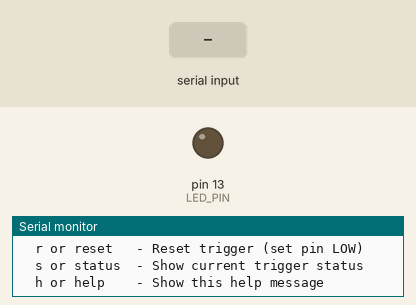
Recording of a sketch running on a simulated Arduino Uno, built with avr-gcc and run on an emulated ATmega328P. On the bench: output pins drawn as LEDs (lit = HIGH), the last lines printed to the serial monitor. The test bench sets the inputs (shaded band). Pins used as bus, display or sensor lines are not drawn.

Above: at 1.2 s.
1.3 s: "t\n" received over Serial
At 2.2 s:
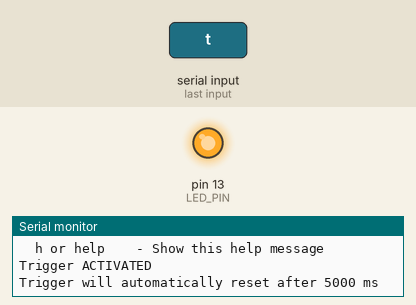
2.8 s: "r\n" received over Serial
At 3.3 s:
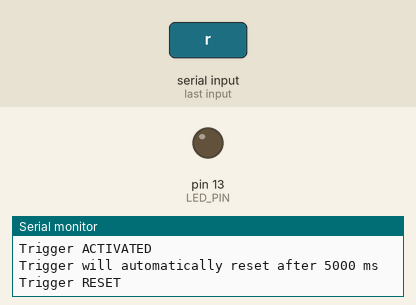
4.3 s: "trigger\n" received over Serial
At 5.5 s:
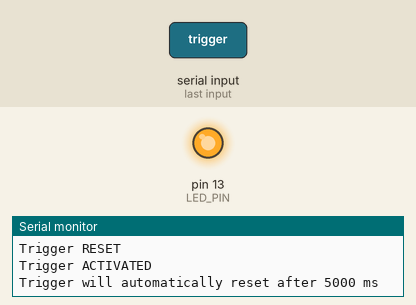
5.8 s: "reset\n" received over Serial
At 6.8 s:
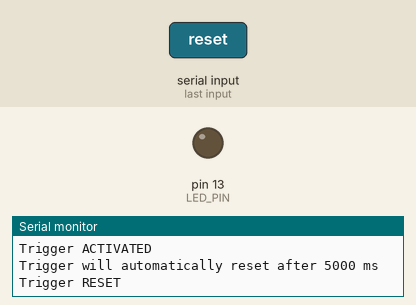
Timing chart, 0 to 8.3 s (numbered marks = the images above; inputs shaded):
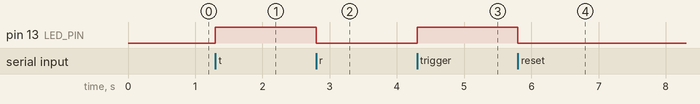

The sketch:

LinearDeviceTrigger.ino
```cpp
/*
 * LinearDeviceTrigger
 *
 * A simple sketch to trigger the linearDeviceControl system via digital pin
 *
 * Commands:
 * - 't' or 'trigger': Sets the trigger pin HIGH for a configurable duration
 * - 's' or 'status': Reports the current trigger pin status
 * - 'h' or 'help': Shows available commands
 */

// Configuration
const int TRIGGER_PIN = 2;        // Digital pin used for triggering the main Arduino
const int TRIGGER_DURATION = 5000;   // Duration in ms to keep the trigger HIGH (0 = stay HIGH until reset)
const int LED_PIN = 13;           // Built-in LED for visual feedback

// Variables
bool isTriggered = false;
unsigned long triggerStartTime = 0;

void setup() {
  // Initialize serial communication
  Serial.begin(115200);

  // Configure pins
  pinMode(TRIGGER_PIN, OUTPUT);
  pinMode(LED_PIN, OUTPUT);

  // Initial states
  digitalWrite(TRIGGER_PIN, LOW);
  digitalWrite(LED_PIN, LOW);

  // Print welcome message and help
  Serial.println("\nLinearDeviceTrigger Ready");
  printHelp();
}

void loop() {
  // Check if we need to reset the trigger after the duration
  if (isTriggered && TRIGGER_DURATION > 0 && (millis() - triggerStartTime >= TRIGGER_DURATION)) {
    resetTrigger();
  }

  // Check for serial commands
  if (Serial.available() > 0) {
    String command = Serial.readStringUntil('\n');
    command.trim();

    if (command == "t" || command == "trigger") {
      activateTrigger();
    }
    else if (command == "r" || command == "reset") {
      resetTrigger();
    }
    else if (command == "s" || command == "status") {
      printStatus();
    }
    else if (command == "h" || command == "help") {
      printHelp();
    }
    else {
      Serial.println("Unknown command. Type 'h' for help.");
    }
  }
}

void activateTrigger() {
  digitalWrite(TRIGGER_PIN, HIGH);
  digitalWrite(LED_PIN, HIGH);
  triggerStartTime = millis();
  isTriggered = true;
  Serial.println("Trigger ACTIVATED");

  if (TRIGGER_DURATION > 0) {
    Serial.print("Trigger will automatically reset after ");
    Serial.print(TRIGGER_DURATION);
    Serial.println(" ms");
  }
}

void resetTrigger() {
  digitalWrite(TRIGGER_PIN, LOW);
  digitalWrite(LED_PIN, LOW);
  isTriggered = false;
  Serial.println("Trigger RESET");
}

void printStatus() {
  Serial.print("Trigger pin (");
  Serial.print(TRIGGER_PIN);
  Serial.print(") is ");
  Serial.println(isTriggered ? "HIGH" : "LOW");

  if (isTriggered && TRIGGER_DURATION > 0) {
    unsigned long elapsed = millis() - triggerStartTime;
    unsigned long remaining = (elapsed > TRIGGER_DURATION) ? 0 : (TRIGGER_DURATION - elapsed);
    Serial.print("Time remaining: ");
    Serial.print(remaining);
    Serial.println(" ms");
  }
}

void printHelp() {
  Serial.println("Available commands:");
  Serial.println("  t or trigger - Activate trigger (set pin HIGH)");
  Serial.println("  r or reset   - Reset trigger (set pin LOW)");
  Serial.println("  s or status  - Show current trigger status");
  Serial.println("  h or help    - Show this help message");
}
```

Measured:
- after the input at 1.3 s, pin 13 (LED_PIN): LOW → HIGH at once
- after the input at 2.8 s, pin 13 (LED_PIN): HIGH → LOW at once
- after the input at 4.3 s, pin 13 (LED_PIN): LOW → HIGH at once
- after the input at 5.8 s, pin 13 (LED_PIN): HIGH → LOW at once
